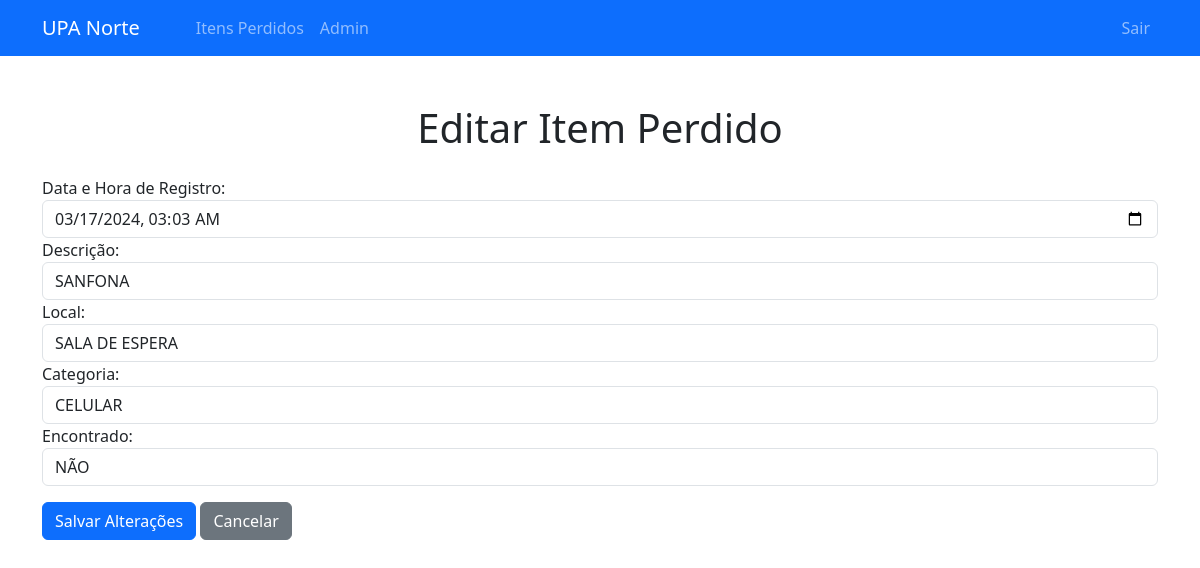
The page /itens_perdidos/editar_item_perdido/1 (signed in) on the database as committed earlier.
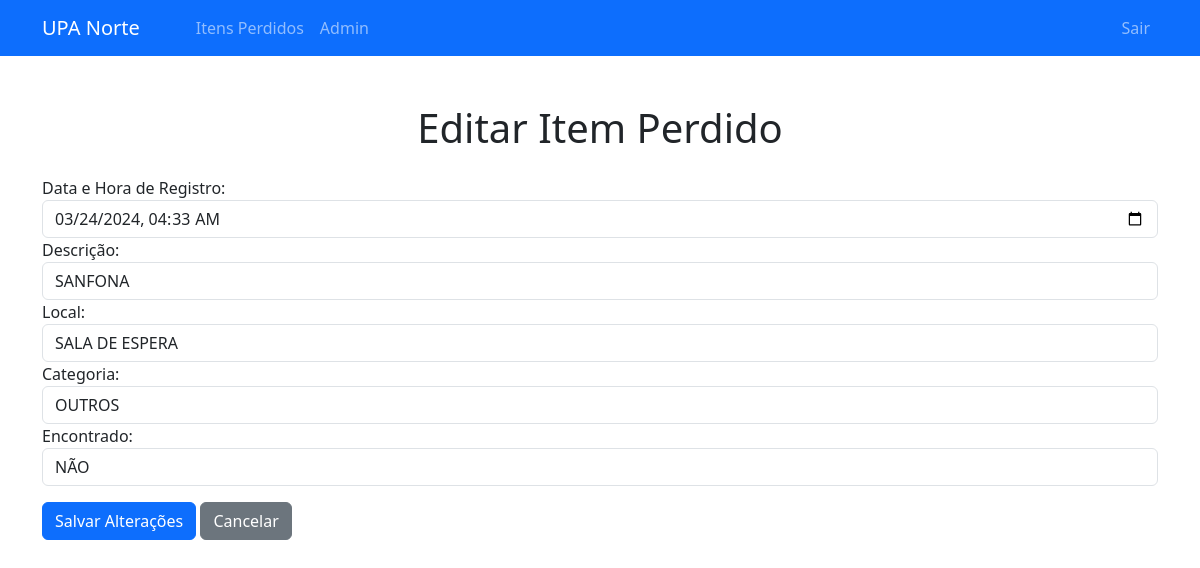
The same page on the database as committed later.
### app/models.py (models this page shows)
class ItemPerdido(db.Model):
    id = db.Column(db.Integer, primary_key=True)
    descricao = db.Column(db.String(200), nullable=False)
    local = db.Column(db.String(100), nullable=False)
    encontrado = db.Column(db.String(3), nullable=False)
    categoria = db.Column(db.String(200), nullable=False)  # Adicionando a coluna categoria
    data_registro = db.Column(db.DateTime, nullable=False)
    imagem = db.Column(db.String(200), nullable=False)  # Supondo que o caminho para a imagem será armazenado como uma string
    recebedor = db.Column(db.String(200), nullable=True)
    entregador = db.Column(db.String(200), nullable=True)
    data_devolucao = db.Column(db.DateTime, nullable=True)

### app/itens_perdidos/routes.py (the view, shortened to what this page needs)
@itens_perdidos_routes.route('/itens_perdidos/editar_item_perdido/<int:id>', methods=['GET', 'POST'])
def editar_item_perdido(id):
    item_perdido = ItemPerdido.query.get_or_404(id)
    return render_template('editar_item_perdido.html', item_perdido=item_perdido)

### app/itens_perdidos/routes.py (called while the page is built)
def is_authenticated():
    return session.get('authenticated', False)

@itens_perdidos_routes.before_request
def require_login():
    if not is_authenticated() and request.endpoint and not request.endpoint.startswith('user.login'):
        return redirect(url_for('user.login'))

### app/templates/editar_item_perdido.html (shortened to what this page needs)
<!DOCTYPE html>
<html lang="pt-BR">
<head>
    <link href="https://cdn.jsdelivr.net/npm/bootstrap@5.3.3/dist/css/bootstrap.min.css" rel="stylesheet">
</head>
<body>
    {% include 'navbar.html' %}
    <div class="container mt-5">
        <h1 class="text-center mb-4">Editar Item Perdido</h1>
        <form id="alterarForm" action="{{ url_for('itens_perdidos.editar_item_perdido', id=item_perdido.id) }}" method="POST" autocomplete="off">
            <div class="form-group">
                <label for="data_registro">Data e Hora de Registro:</label>
                <input type="datetime-local" id="data_registro" value="{{ item_perdido.data_registro }}" name="data_registro" class="form-control" required>
            </div>
            <div class="form-group">
                <label for="descricao">Descrição:</label>
                <input type="text" id="descricao" name="descricao" class="form-control" required value="{{ item_perdido.descricao }}" style="text-transform:uppercase">
            </div>
            <div class="form-group">
                <label for="local">Local:</label>
                <select id="local" name="local" class="form-control" required style="text-transform:uppercase">
                    <option value="{{ item_perdido.local }}">{{ item_perdido.local }}</option>
                </select>
            </div>
            <div class="form-group">
                <label for="categoria">Categoria:</label>
                <select id="categoria" name="categoria" class="form-control" required style="text-transform:uppercase">
                    <option value="{{ item_perdido.categoria }}">{{ item_perdido.categoria }}</option>
                </select>
            </div>
            <div class="form-group">
                <label for="encontrado">Encontrado:</label>
                <select id="encontrado" name="encontrado" class="form-control" required style="text-transform:uppercase">
                    <option value="Não">Não</option>
                </select>
            </div>
            <button type="submit" class="btn btn-primary mt-3">Salvar Alterações</button>
            <a href="{{ url_for('itens_perdidos.listar_itens_perdidos') }}" class="btn btn-secondary mt-3">Cancelar</a>
        </form>
    </div>
</body>
</html>

Rows that differ between the two databases and show on the page:
changed ItemPerdido "SANFONA": data_registro "03/17/2024 03:03" → "03/24/2024 04:33"; categoria "CELULAR" → "OUTROS"
